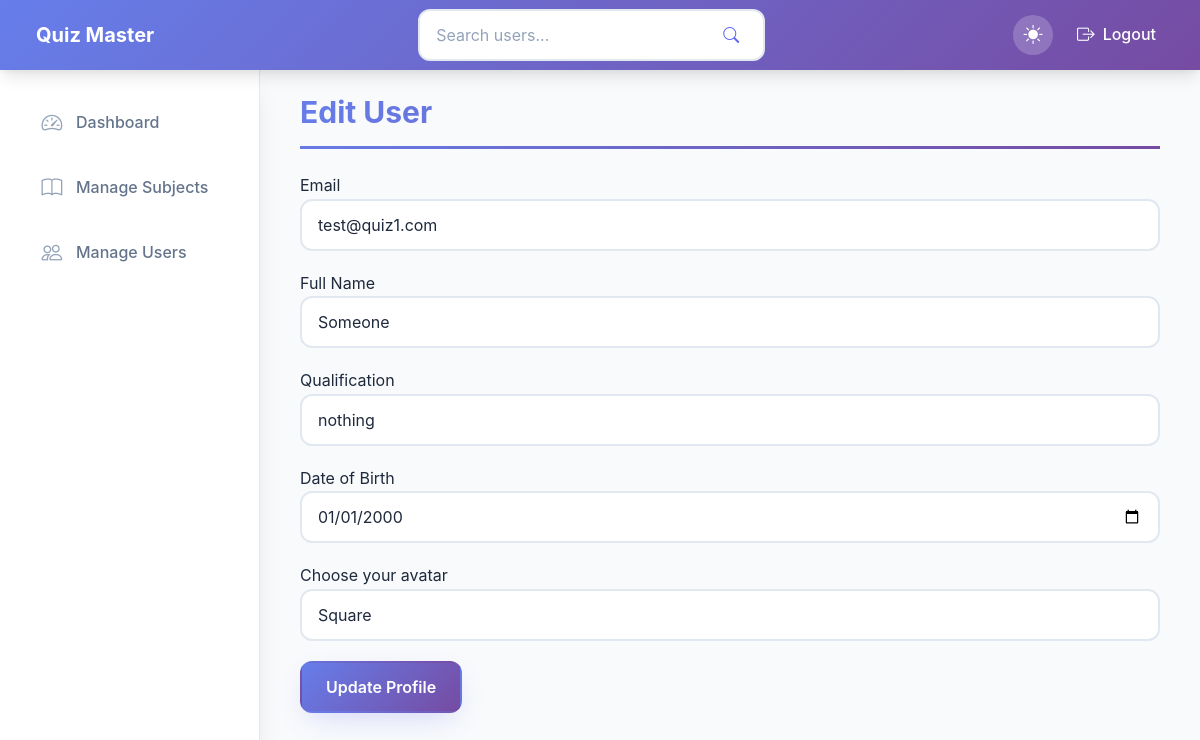
Page /admin/edit_user/3 (signed in) on the committed database.
### app/models/user.py (models this page shows, shortened)
class User(db.Model, UserMixin):
    id = db.Column(db.Integer, primary_key=True)
    username = db.Column(db.String(80), unique=True, nullable=False)
    password_hash = db.Column(db.String(200), nullable=False)
    fullname = db.Column(db.String(100), nullable=False)
    qualification = db.Column(db.String)
    dob = db.Column(db.Date)
    is_admin = db.Column(db.Boolean, default=False)
    avatar = db.Column(db.String(200), default='person-circle')  # Bootstrap icon name
    scores = db.relationship('Score', backref='user', lazy=True)

### app/controllers/admin_controller.py (the view, shortened to what this page needs)
@admin_bp.route('/edit_user/<int:user_id>', methods=['GET', 'POST'])
@admin_login_required
def edit_user(user_id):
    user = User.query.get_or_404(user_id)
    from app.forms import UserDetailsForm
    form = UserDetailsForm(obj=user)
    return render_template('admin/edit_user.html', form=form, user=user)

### app/forms.py
class UserDetailsForm(FlaskForm):
    username = StringField('Email', validators=[DataRequired(), Email()])
    fullname = StringField('Full Name', validators=[DataRequired()])
    qualification = StringField('Qualification')
    dob = DateField('Date of Birth', format="%Y-%m-%d", validators=[DataRequired()])
    avatar = SelectField('Choose your avatar', validators=[DataRequired()], choices=[
        ('person-circle', 'Default Person'),
        ('person-fill', 'Person'),
        ('person-badge', 'Badge'),
        ('person-square', 'Square'),
        ('person-bounding-box', 'Box'),
        ('person-hearts', 'Hearts'),
        ('person-check', 'Check'),
        ('person-plus', 'Plus'),
        ('person-gear', 'Gear'),
        ('person-workspace', 'Workspace'),
        ('person-video', 'Video'),
        ('person-rolodex', 'Rolodex')
    ])
    submit = SubmitField('Update Profile')

### app/controllers/admin_controller.py (called while the page is built)
def admin_login_required(func):
    @wraps(func)
    def decorated_view(*args, **kwargs):
        if not current_user.is_authenticated:
            return login_required(func)(*args, **kwargs)
        if not current_user.is_admin:
            flash("You don't have permission to access this page", category="error")
            return redirect(url_for("home"))
        return func(*args, **kwargs)
    return decorated_view

### app/templates/admin/edit_user.html (shortened to what this page needs)
{% extends "layout.html" %}
{% block content %}
<h1 class="page-title">Edit User</h1>
<form method="post">
    <div class="form-group">
        {{ form.username.label }}
        {{ form.username(class_='form-control') }}
    </div>
    <div class="form-group">
        {{ form.fullname.label }}
        {{ form.fullname(class_='form-control') }}
    </div>
    <div class="form-group">
        {{ form.qualification.label }}
        {{ form.qualification(class_='form-control') }}
    </div>
    <div class="form-group">
        {{ form.dob.label }}
        {{ form.dob(class_='form-control') }}
    </div>
    <div class="form-group">
        {{ form.avatar.label }}
        {{ form.avatar(class_='form-control') }}
    </div>
    <div>
        {{ form.submit(class_='btn btn-primary') }}
    </div>
</form>
{% endblock %}

### app/static/css/quiz.css (style rules this page uses)
:root { --primary: #6366f1; --primary-dark: #4f46e5; --primary-light: #818cf8; --primary-gradient: linear-gradient(135deg, #667eea 0%, #764ba2 100%); --secondary: #10b981; --secondary-dark: #059669; --secondary-light: #34d399; --accent: #f59e0b; --accent-dark: #d97706; --accent-light: #fb923c; --danger: #ef4444; --danger-dark: #dc2626; --danger-light: #f87171; --warning: #f59e0b; --warning-dark: #d97706; --warning-light: #fbbf24; --info: #3b82f6; --info-dark: #2563eb; --info-light: #60a5fa; --success: #22c55e; --success-dark: #16a34a; --success-light: #4ade80; --bg-primary: #ffffff; --bg-secondary: #f8fafc; --bg-tertiary: #f1f5f9; --bg-card: #ffffff; --text-primary: #1e293b; --text-secondary: #64748b; --text-tertiary: #94a3b8; --text-inverse: #ffffff; --border-color: #e2e8f0; --border-color-light: #f1f5f9; --border-color-dark: #cbd5e1; --shadow-sm: 0 1px 2px 0 rgba(0, 0, 0, 0.05); --shadow-md: 0 4px 6px -1px rgba(0, 0, 0, 0.1), 0 2px 4px -1px rgba(0, 0, 0, 0.06); --shadow-lg: 0 10px 15px -3px rgba(0, 0, 0, 0.1), 0 4px 6px -2px rgba(0, 0, 0, 0.05); --shadow-xl: 0 20px 25px -5px rgba(0, 0, 0, 0.1), 0 10px 10px -5px rgba(0, 0, 0, 0.04); --shadow-2xl: 0 25px 50px -12px rgba(0, 0, 0, 0.25); --shadow-colored: 0 10px 30px -10px rgba(99, 102, 241, 0.3); --font-family: "Inter", -apple-system, BlinkMacSystemFont, "Segoe UI", Roboto, Oxygen, Ubuntu, Cantarell, sans-serif; --font-size-xs: 0.75rem; --font-size-sm: 0.875rem; --font-size-base: 1rem; --font-size-lg: 1.125rem; --font-size-xl: 1.25rem; --font-size-2xl: 1.5rem; --font-size-3xl: 1.875rem; --font-size-4xl: 2.25rem; --spacing-1: 0.25rem; --spacing-2: 0.5rem; --spacing-3: 0.75rem; --spacing-4: 1rem; --spacing-5: 1.25rem; --spacing-6: 1.5rem; --spacing-8: 2rem; --spacing-10: 2.5rem; --spacing-12: 3rem; --radius-sm: 0.375rem; --radius-md: 0.5rem; --radius-lg: 0.75rem; --radius-xl: 1rem; --radius-2xl: 1.5rem; --radius-full: 9999px; --transition-fast: 150ms; --transition-normal: 250ms; --transition-slow: 350ms; --navbar-height: 70px; --drawer-width: 260px; }
* { margin: 0; padding: 0; box-sizing: border-box; }
html { scroll-behavior: smooth; }
body { font-family: var(--font-family); font-size: var(--font-size-base); color: var(--text-primary); background-color: var(--bg-secondary); line-height: 1.6; -webkit-font-smoothing: antialiased; -moz-osx-font-smoothing: grayscale; transition: background-color var(--transition-normal), color var(--transition-normal); }
.btn { display: inline-flex; align-items: center; justify-content: center; gap: var(--spacing-2); font-weight: 600; text-align: center; white-space: nowrap; border: 2px solid transparent; padding: var(--spacing-3) var(--spacing-6); font-size: var(--font-size-base); line-height: 1.5; border-radius: var(--radius-lg); cursor: pointer; transition: all var(--transition-fast); text-decoration: none; position: relative; overflow: hidden; }
.btn::before { content: ''; position: absolute; top: 50%; left: 50%; width: 0; height: 0; border-radius: 50%; background: rgba(255, 255, 255, 0.3); transform: translate(-50%, -50%); transition: width 0.6s, height 0.6s; }
.btn-primary { background: var(--primary-gradient); color: var(--text-inverse); border-color: transparent; box-shadow: var(--shadow-colored); }
.form-group { margin-bottom: var(--spacing-5); }
.form-control { width: 100%; padding: var(--spacing-3) var(--spacing-4); font-size: var(--font-size-base); line-height: 1.5; color: var(--text-primary); background: var(--bg-primary); border: 2px solid var(--border-color); border-radius: var(--radius-lg); transition: all var(--transition-fast); }
.form-control::placeholder { color: var(--text-tertiary); }
.page-title { font-size: var(--font-size-3xl); font-weight: 700; color: var(--text-primary); margin-bottom: var(--spacing-6); padding-bottom: var(--spacing-4); border-bottom: 3px solid; border-image: var(--primary-gradient) 1; background: var(--primary-gradient); -webkit-background-clip: text; -webkit-text-fill-color: transparent; background-clip: text; transition: filter var(--transition-fast); }
body::before { content: ''; position: fixed; top: 0; left: 0; right: 0; bottom: 0; background: transparent; pointer-events: none; z-index: 0; transition: opacity var(--transition-normal), background var(--transition-normal); opacity: 0; }
.card, .btn, .drawer a, .quiz-question, .table tbody tr, .detail-item, .nav-link, .radio-option { cursor: pointer; position: relative; }

### rows in the picture
User: username "test@quiz1.com", fullname "Someone", qualification "nothing", dob "01/01/2000", avatar "Square"
